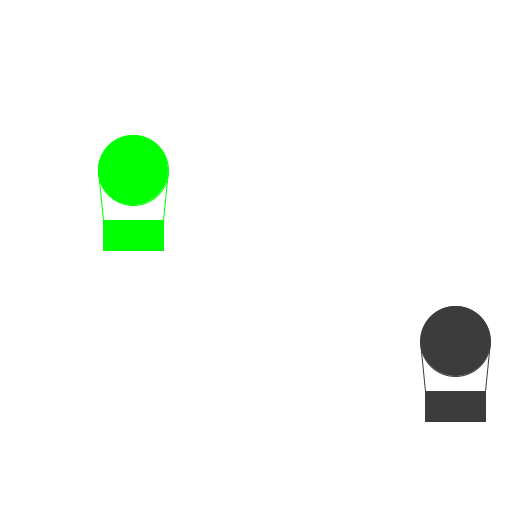
Frame 1 (no input)
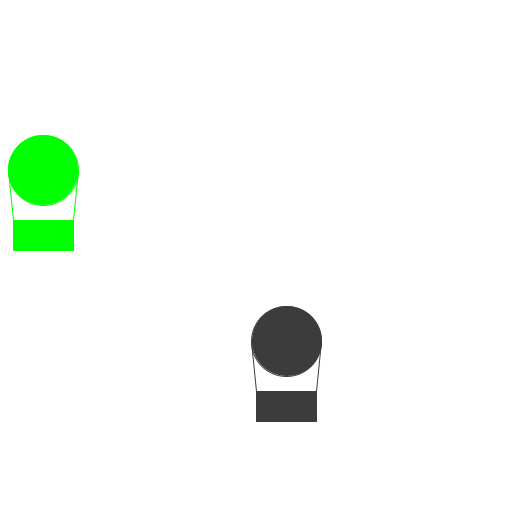
Frame 60 (the mouse pressed at the canvas centre just before this capture)
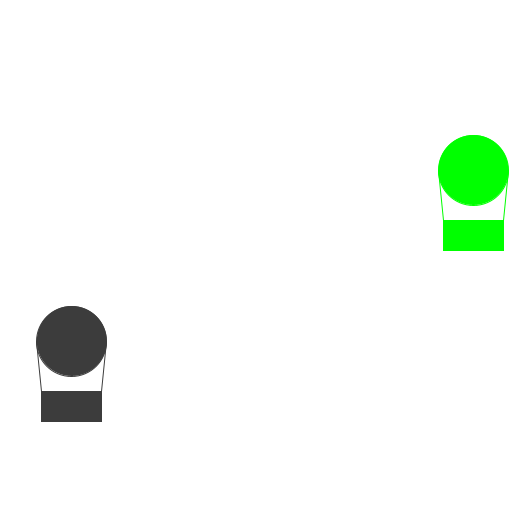
Frame 120 (the mouse held since frame 60 and released just before this capture)

The Processing sketch that drew these frames (run headless with seeded random() and noise(); from frame 60 on, the mouse is pressed at the canvas centre):

// Processing sketch: A
// ── A.pde
Mongolfiera m;
Mongolfiera_Motorizzata m2;

float velocita;

void setup(){
  size(512, 512);
  velocita = random(2, 10);
  m = new Mongolfiera(random(0, width), height/3, velocita);
  m2 = new Mongolfiera_Motorizzata(random(35, width - 35), height * 2/3, velocita);
}

void draw(){
  background(255);
  m.run();
  m2.run();
}

void keyPressed(){
  if(key == 'r' || key == 'R'){
    setup();
  }
}

// ── Mongolfiera.pde
class Mongolfiera{
  float posX, posY, vel;
  Mongolfiera(float posX, float posY, float vel){
    this.posX = posX;
    this.posY = posY;
    this.vel = vel;
  }
  
  void display(){
    fill(0, 255, 0);
    stroke(0, 255, 0);
    circle(posX, posY, 70);
    rect(posX - 30, posY + 50, 60, 30);
    line(posX - 35, posY, posX - 30, posY + 50);
    line(posX + 35, posY, posX + 30, posY + 50);
  }
  
  void move(){
    posX += vel;
    if(posX > width){
      posX = 0;
    }
  }
  
  void run(){
    display();
    move();
  }
}

// ── Mongolfiera_Motorizzata.pde
class Mongolfiera_Motorizzata extends Mongolfiera{
  color c = int (random(0, 255));
  Mongolfiera_Motorizzata(float posX, float posY, float vel){
    super(posX, posY, vel/2);
  }
  
  void display(){
    fill(c);
    stroke(c);
    circle(posX, posY, 70);
    rect(posX - 30, posY + 50, 60, 30);
    line(posX - 35, posY, posX - 30, posY + 50);
    line(posX + 35, posY, posX + 30, posY + 50);
  }

  void move(){
    posX += vel;
    if(posX < 35 || posX > width - 35){
      vel = vel * (-1);
    }
  }
  
  void run(){
    display();
    move();
  }
}
